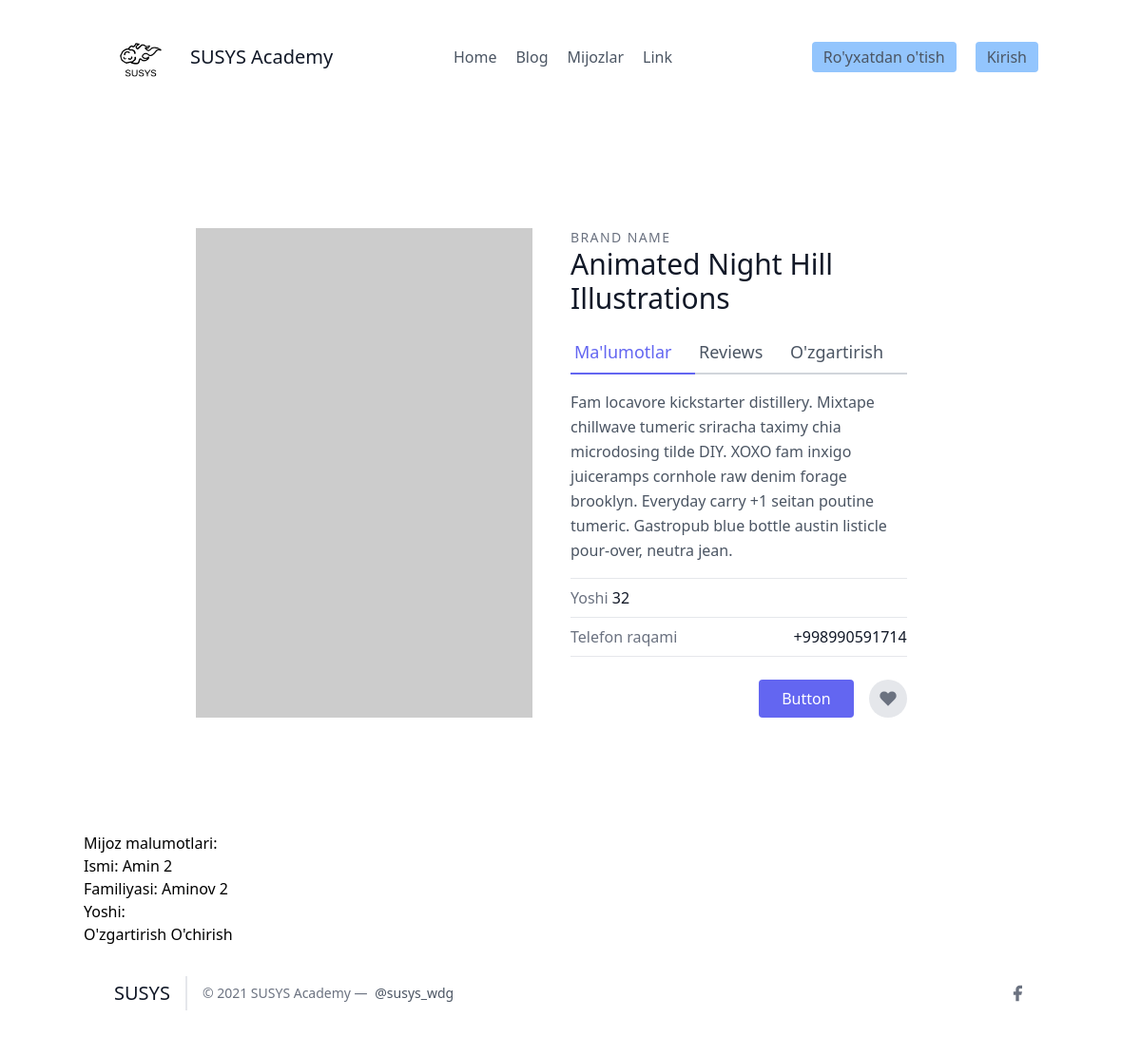
Page /leads/5/ on the earlier database version.
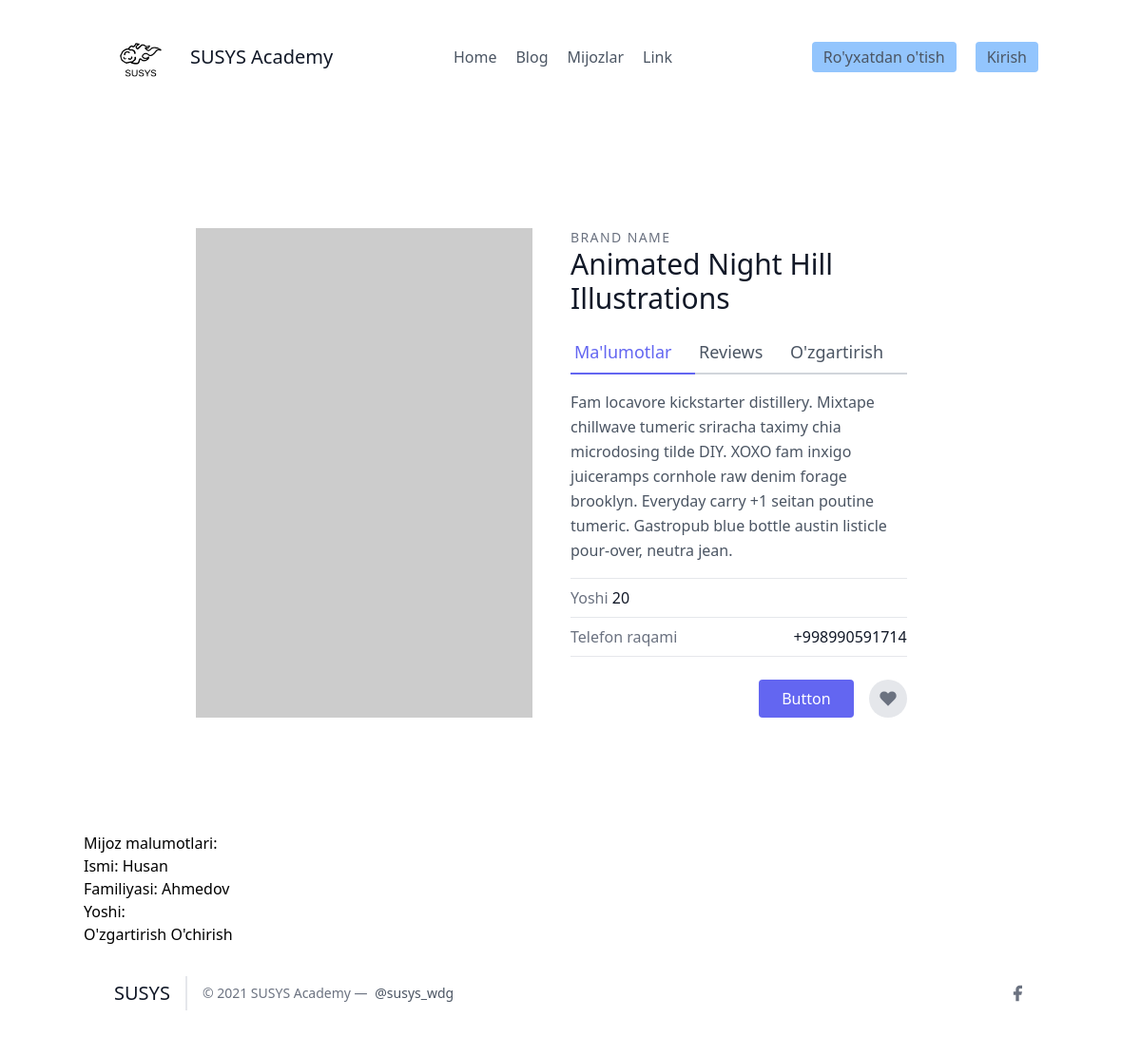
Same page on the later database version.
### leads/models.py (models this page shows, shortened)
class Lead(models.Model):
    ismi = models.CharField(max_length=20)
    familiyasi = models.CharField(max_length=20)
    yoshi = models.IntegerField(default=0)
    waiter = models.ForeignKey("Waiter", on_delete=models.CASCADE)

### leads/views.py (the view)
# urls.py: path('<int:pk>/', LeadDetailView.as_view(), name="detallar"),
class LeadDetailView(DetailView):
    template_name = "details.html"
    queryset = models.Lead.objects.all()
    context_object_name = "lead"

### frontend/details.html (shortened to what this page needs)
{% extends 'base.html' %}
{% block content %}
    <section class="text-gray-600 body-font overflow-hidden">
    <div class="container px-5 py-24 mx-auto">
    <div class="lg:w-4/5 mx-auto flex flex-wrap">
        <img alt="ecommerce" class="lg:w-1/2 w-full lg:pr-10 lg:py-6 mb-6 lg:mb-0 object-cover object-center rounded" src="https://dummyimage.com/400x400">
      <div class="lg:w-1/2 w-full lg:pr-10 lg:py-6 mb-6 lg:mb-0">
        <h2 class="text-sm title-font text-gray-500 tracking-widest">BRAND NAME</h2>
        <h1 class="text-gray-900 text-3xl title-font font-medium mb-4">Animated Night Hill Illustrations</h1>
        <div class="flex mb-4">
            <a href="{% url 'leads:detallar' lead.pk %}" class="flex-grow text-indigo-500 border-b-2 border-indigo-500 py-2 text-lg px-1">
                Ma'lumotlar
            </a>
            <a class="flex-grow border-b-2 border-gray-300 py-2 text-lg px-1">
                Reviews
            </a>
            <a href="{% url 'leads:update' lead.pk %}" class="flex-grow border-b-2 border-gray-300 py-2 text-lg px-1">
                O'zgartirish
            </a>
        </div>
        <p class="leading-relaxed mb-4">Fam locavore kickstarter distillery. Mixtape chillwave tumeric sriracha taximy chia microdosing tilde DIY. XOXO fam inxigo juiceramps cornhole raw denim forage brooklyn. Everyday carry +1 seitan poutine tumeric. Gastropub blue bottle austin listicle pour-over, neutra jean.</p>
        <div class="flex border-t border-gray-200 py-2">
          <span class="text-gray-500">Yoshi<pan>
          <span class="ml-auto text-gray-900">{{ lead.yoshi }}</span>
        </div>
        <div class="flex border-t border-b mb-6 border-gray-200 py-2">
          <span class="text-gray-500">Telefon raqami</span>
          <span class="ml-auto text-gray-900">+998990591714</span>
        </div>
        <div class="flex">
          <button class="flex ml-auto text-white bg-indigo-500 border-0 py-2 px-6 focus:outline-none hover:bg-indigo-600 rounded">Button</button>
          <button class="rounded-full w-10 h-10 bg-gray-200 p-0 border-0 inline-flex items-center justify-center text-gray-500 ml-4">
            <svg fill="currentColor" stroke-linecap="round" stroke-linejoin="round" stroke-width="2" class="w-5 h-5" viewBox="0 0 24 24">
              <path d="M20.84 4.61a5.5 5.5 0 00-7.78 0L12 5.67l-1.06-1.06a5.5 5.5 0 00-7.78 7.78l1.06 1.06L12 21.23l7.78-7.78 1.06-1.06a5.5 5.5 0 000-7.78z"></path>
            </svg>
          </button>
        </div>
      </div>
    </div>
    </div>
    </section>
    <h1>Mijoz malumotlari:<h1>
    <h2>Ismi: {{ lead.ismi }}<h2>
    <h2>Familiyasi: {{ lead.familiyasi }}<h2>
    <h2>Yoshi: <h2>
    <a >O'zgartirish</a>
    <a href="{% url 'leads:delete' lead.pk %}">O'chirish</a>
{% endblock %}

### frontend/base.html (shortened to what this page needs)
<!DOCTYPE html>
<html lang="en">
<head>
    <link href="https://unpkg.com/tailwindcss@^2/dist/tailwind.min.css" rel="stylesheet">
</head>
<body>
    {% include 'details/navbar.html' %}
    <div class="max-w-5xl mx-auto">
        {% block content %}
        {% endblock %}
    </div>
    {% include 'details/footer.html' %}
</body>
</html>

### frontend/details/navbar.html
{% load static %}
<header class="text-gray-600 body-font">
  <div class="container mx-auto flex flex-wrap p-5 flex-col md:flex-row items-center">
    <a class="flex title-font font-medium items-center text-gray-900 mb-4 md:mb-0">
      <img src="{% static 'img/logo-dark.png' %}" style="width: 80px;" alt="Logo">
      <span class="ml-3 text-xl">SUSYS Academy</span>
    </a>
    <nav class="md:ml-auto md:mr-auto flex flex-wrap items-center text-base justify-center">
      <a href="/" class="mr-5 hover:text-gray-900">Home</a>
      <a class="mr-5 hover:text-gray-900">Blog</a>
      <a href="/leads/" class="mr-5 hover:text-gray-900">Mijozlar</a>
      <a class="mr-5 hover:text-gray-900">Link</a>
    </nav>
    {% if not request.user.is_authenticated %}
    <button class="inline-flex items-center bg-blue-300 border-0 py-1 px-3 focus:outline-none hover:bg-blue-200 rounded text-base mt-4 md:mt-0" style="margin-right: 20px">
      Ro'yxatdan o'tish
    </button>
    {% endif %}
    {% if request.user.is_authenticated %}
      {{ request.user.username }}
      <button class="inline-flex items-center bg-blue-300 border-0 py-1 px-3 focus:outline-none hover:bg-blue-200 rounded text-base mt-4 md:mt-0 ml-3">
        <a href="{% url 'logout' %}">
        Chiqish
      </a>
      </button>
    {% else %}
    <button class="inline-flex items-center bg-blue-300 border-0 py-1 px-3 focus:outline-none hover:bg-blue-200 rounded text-base mt-4 md:mt-0">
      <a href="{% url 'login' %}">
      Kirish
    </a>
    </button>
    {% endif %}
  </div>
</header>

### frontend/details/footer.html (shortened to what this page needs)
{% load static %}
    <footer class="text-gray-600 body-font">
    <div class="container px-5 py-8 mx-auto flex items-center sm:flex-row flex-col">
      <a class="flex title-font font-medium items-center md:justify-start justify-center text-gray-900">
        <span class="ml-3 text-xl">SUSYS</span>
      </a>
      <p class="text-sm text-gray-500 sm:ml-4 sm:pl-4 sm:border-l-2 sm:border-gray-200 sm:py-2 sm:mt-0 mt-4">© 2021 SUSYS Academy —
        <a href="https://twitter.com/knyttneve" class="text-gray-600 ml-1" rel="noopener noreferrer" target="_blank">@susys_wdg</a>
      </p>
      <span class="inline-flex sm:ml-auto sm:mt-0 mt-4 justify-center sm:justify-start">
        <a class="text-gray-500">
          <svg fill="currentColor" stroke-linecap="round" stroke-linejoin="round" stroke-width="2" class="w-5 h-5" viewBox="0 0 24 24">
            <path d="M18 2h-3a5 5 0 00-5 5v3H7v4h3v8h4v-8h3l1-4h-4V7a1 1 0 011-1h3z"></path>
          </svg>
        </a>

Differences in the rows shown:
changed Lead: yoshi "32" → "20"; ismi "Amin 2" → "Husan"; familiyasi "Aminov 2" → "Ahmedov"
